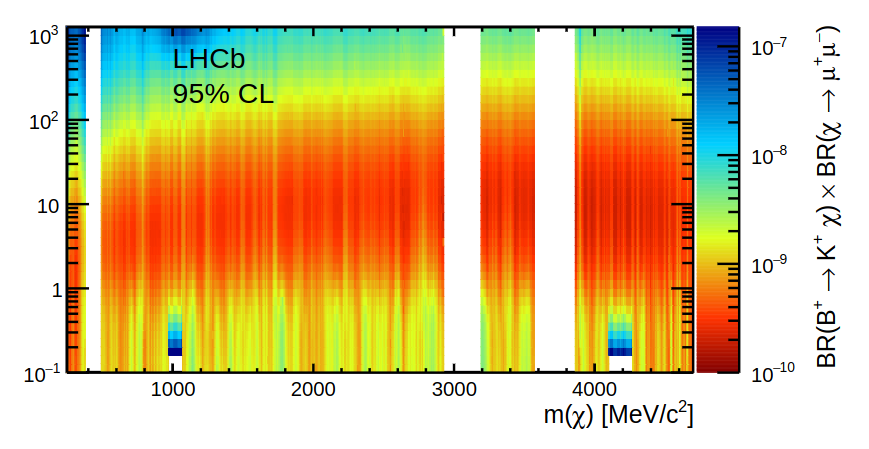
#> input picture PseudoScalar/displaced_vertex/LHCb.png, 869 x 449 px
$ jupyter execute --allow-errors plot_analysis.ipynb
#> lines starting #> are read from the running program, lines starting #| are printed output that depends on the picture
[cell 1]
from PIL import Image # Reading and manipulating images
import numpy as np # Math stuff
import matplotlib.pyplot as plt # Plot stuff
from matplotlib.patches import Rectangle
import flavio

[cell 2]
def f0(ma):
    return flavio.physics.bdecays.formfactors.b_p.bcl.ff('B->K', ma**2, flavio.default_parameters.get_central_all())['f0']

def A0(ma):
    return flavio.physics.bdecays.formfactors.b_v.bsz.ff('B->K*', ma**2, flavio.default_parameters.get_central_all())['A0']

# $B \to K a$

[cell 3]
img = Image.open('LHCb.png')
#> img is the input picture: PIL image 869x449 RGB; mean R, G, B 220.9, 196, 141.7
imgH = img.convert('HSV')
#> imgH: PIL image 869x449 HSV; mean H, S, V 22.6, 115.9, 238

plt.figure(figsize=(10,10))
plt.imshow(np.asarray(img))
plt.xlabel('x')
plt.ylabel('y')
plt.axvline(710)
plt.axhline(372)
plt.axhline(45)
plt.axvline(101)
plt.axvline(445)

plt.axhline(119)
plt.axhline(355)

plt.axvline(172, c='k') # 1GeV
plt.axvline(594, c='k') # 4GeV

plt.axvline(66.5)
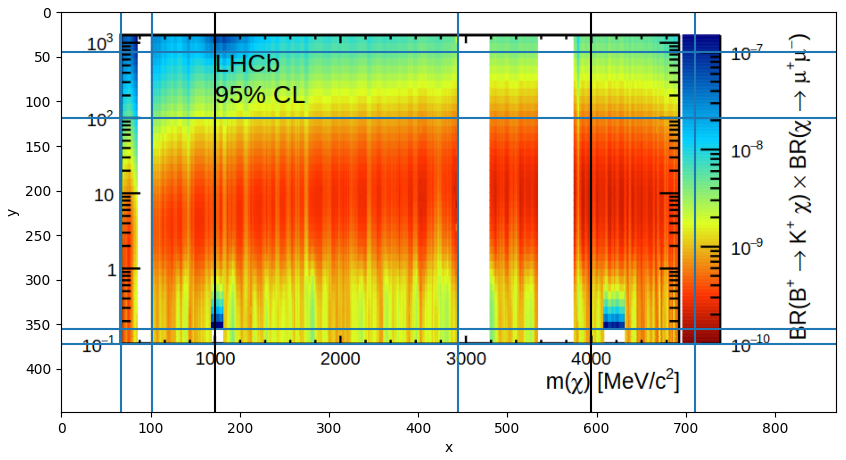
#> figure drawn by matplotlib, 1 panel

[cell 4]
cbar = []
sbar = []
vbar = []
for y in range(45, 372):
    cbar.append(imgH.getpixel((710, y))[0])
    sbar.append(imgH.getpixel((710, y))[1])
    vbar.append(imgH.getpixel((710, y))[2])
#> after the loop, cbar = 327 values, max 160 at index 0, min 0 at index 324, mean 78.15; sbar = 327 values, max 255 at index 0, min 115 at index 151, mean 223.9; vbar = 327 values, max 255 at index 99, min 133 at index 325, mean 220.1

[cell 5]
plt.plot(cbar)
plt.plot(sbar)
plt.plot(vbar)
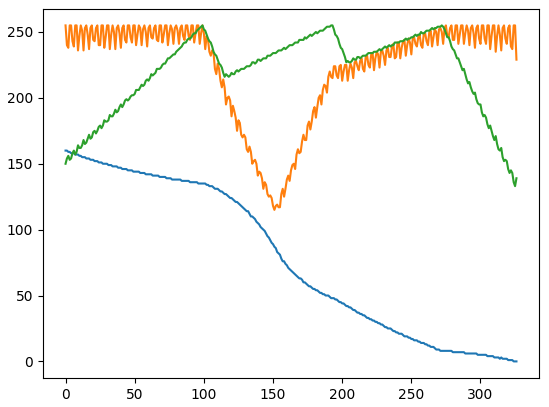
#> figure drawn by matplotlib, 1 panel; curve peaks at x = 0, y = 160; curve peaks at x = 0, y = 255; curve peaks at x = 99, y = 255

[cell 6]
cbar_dict = {cbar[i]: -7-3*i/len(cbar) for i in range(len(cbar))}
#> cbar_dict = 144 items

[cell 7]
cbar_dict[140]
#> Out = -7.66

[cell 8]
lims = []
for x in range(101, 445):
    maxBR = -6
    for y in range(120, 350):
        pix = imgH.getpixel((x, y))[0]
        while not pix in cbar_dict.keys():
            pix -= 1
        BR = cbar_dict[pix]
        maxBR = min(maxBR, BR)
    lims.append(maxBR)
#> after the loop, lims = 344 values, max -9.18 at index 41, min -9.79 at index 342, mean -9.49

[cell 9]
plt.plot(lims)
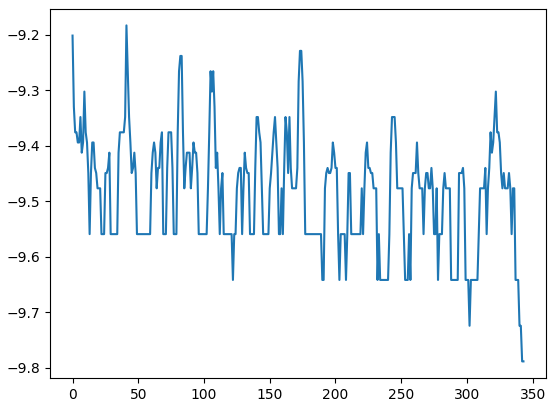
#> figure drawn by matplotlib, 1 panel; curve peaks at x = 41, y = -9.18

[cell 10]
import numpy as np
import matplotlib.pyplot as plt
import particle.literals
import flavio
plt.rcParams['text.usetex'] = True
hbar = 6.582119569e-13 # GeV ps
#> (the rest of this cell did not finish here and is left out)

[cell 11]
def tau_alp(ma, cll):
    if ma > 2*mtau:
        ml = mtau
    elif ma > 2*mmu:
        ml = mmu
    else:
        ml = me
    return 8*np.pi*fa**2*hbar/(ma*ml**2*cll**2*np.sqrt(1-4*ml**2/ma**2))

[cell 12]
def loop_function(x):
    return x*(1+x*(np.log(x) - 1))/(1-x)**2

#> (a cell that did not finish here is left out)

#> (a cell that did not finish here is left out)

#> (a cell that did not finish here is left out)

[cell 16]
def gbs(cll, nlep=1):
    return -3*nlep*(4*np.pi*alpha_em)**2/(16*64*np.pi**4*sW**4)*cll/fa*(xit * loop_function(mtop**2/mW**2) + xic * loop_function(mcharm**2/mW**2) + xiu * loop_function(mup**2/mW**2))

[cell 17]
def BR_BKa(cll, ma, nlep=1):
    return mB**3*abs(gbs(cll, nlep))**2/(64*np.pi)*f0(ma)**2*(1-mK**2/mB**2)**2*np.sqrt((1-(ma+mK)**2/mB**2)*(1-(ma-mK)**2/mB**2))/GammaB

[cell 18]
def ma_2_x(m):
    return (594-172)/3*m+172-(594-172)/3

[cell 19]
def tau_2_y(tau):
    return (119-372)/(2+1)*np.log10(tau)+372+(119-372)/(2+1)

[cell 20]
tau_2_y(10)

[cell 21]
ma_2_x(0.25)

[cell 22]
c_bound = []
#> (the rest of this cell did not finish here and is left out)

[cell 23]
fig = plt.figure(figsize=(8, 6))
#> (the rest of this cell did not finish here and is left out)

[cell 24]
c_bound

[cell 25]
import pandas as pd

#> (the rest of this cell did not finish here and is left out)


#> (a cell that did not finish here is left out)

# $B\to K^* a$

[cell 27]
img = Image.open('LHCb_BKs.png')
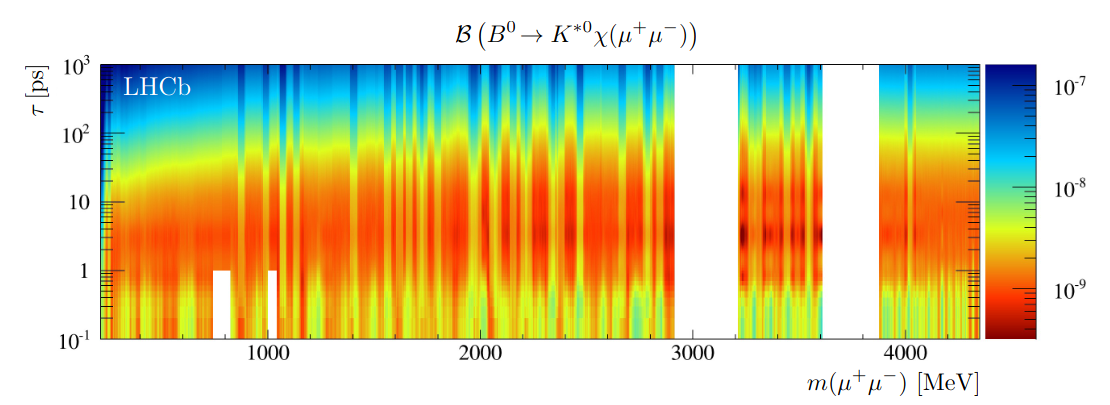
#> input picture PseudoScalar/displaced_vertex/LHCb_BKs.png, 1110 x 405 px
#> img is the input picture: PIL image 1110x405 RGB; mean R, G, B 214.5, 207.7, 160.5
imgH = img.convert('HSV')
#> imgH: PIL image 1110x405 HSV; mean H, S, V 30.6, 111.6, 241.8

plt.figure(figsize=(15,15))
plt.imshow(np.asarray(img))
plt.xlabel('x')
plt.ylabel('y')


plt.axhline(338) # Bottom plot/legend
plt.axhline(63) # Top plot/legend
plt.axhline(288) # Colorbar 1e-9
plt.axhline(84) # Colorbar 1e-7

plt.axvline(268) # ma=1GeV
plt.axvline(905) #ma=4GeV

[cell 28]
cbar = []
sbar = []
vbar = []
for y in range(65, 338):
    cbar.append(imgH.getpixel((1000, y))[0])
    sbar.append(imgH.getpixel((1000, y))[1])
    vbar.append(imgH.getpixel((1000, y))[2])
#> after the loop, cbar = 273 values, max 170 at index 0, min 0 at index 269, mean 82.77; sbar = 273 values, max 255 at index 1, min 118 at index 135, mean 231.6; vbar = 273 values, max 254 at index 95, min 130 at index 0, mean 215

[cell 29]
plt.plot(cbar)
plt.plot(sbar)
plt.plot(vbar)

[cell 30]
cbar_dict = {cbar[i]: 2/(84-288)*(i+65)-9-288*2/(84-288) for i in range(len(cbar))}
#> cbar_dict = 141 items
